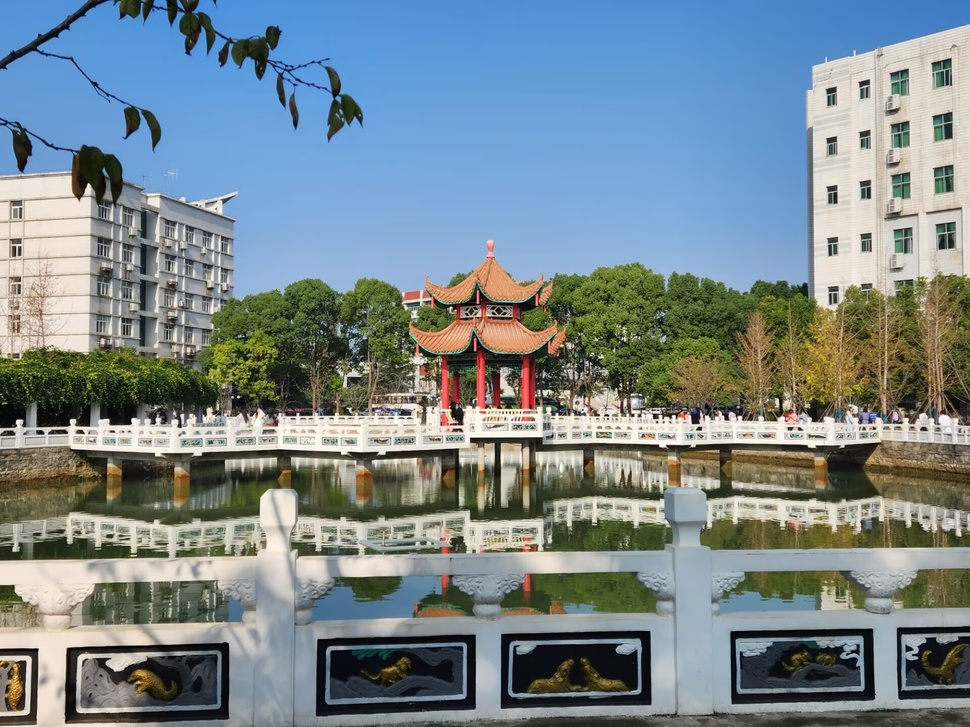
#> input picture Class/my.jpg, 970 x 727 px, shrunk from 1920 x 1440 before the run
$ python '1.2位平面切片.py'
#> lines starting #> are read from the running program, lines starting #| are printed output that depends on the picture; after the words box and inside, x2 and y2 are one past the last pixel; in counts of white or black regions, pixels touching at a corner belong together
from PIL import Image
import numpy as np
import matplotlib.pyplot as plt

# 读取图像并转换为灰度图
image_path = 'my.jpg'  # 替换为你的图片路径
img = Image.open(image_path).convert('L')  # 转换为灰度模式
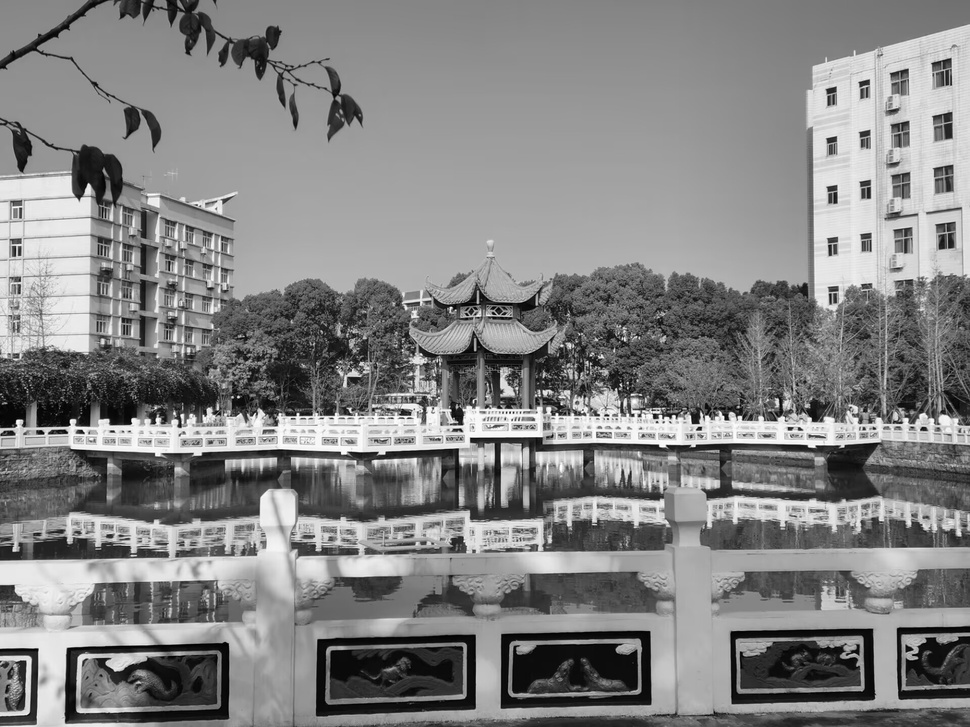
#> img: PIL image 970x727 L; min 0, max 255, mean 131.1

# 将图像转换为 NumPy 数组
img_array = np.array(img)

# 获取图像的尺寸
height, width = img_array.shape
#> height = 727; width = 970

# 设置位平面的数量（通常为8，因为灰度图像为8位）
num_planes = 8

# 创建一个空的列表来保存每个位平面图像
bit_planes = []

# 生成每个位平面
for i in range(num_planes):
    # 获取当前位的掩码 (1 << i) 提取对应的位
    bit_plane = (img_array & (1 << (num_planes - 1 - i))) >> (num_planes - 1 - i)

    # 将其转换为0或255，便于显示
    bit_plane_img = bit_plane * 255  # 将 0 或 1 转换为 0 或 255

    # 将切片图像添加到列表中
    bit_planes.append(bit_plane_img)
#> this loop made 8 passes
#> pass 1, `bit_plane = (img_array & (1 << (num_planes - 1 - i))) >> (num_planes -..`:
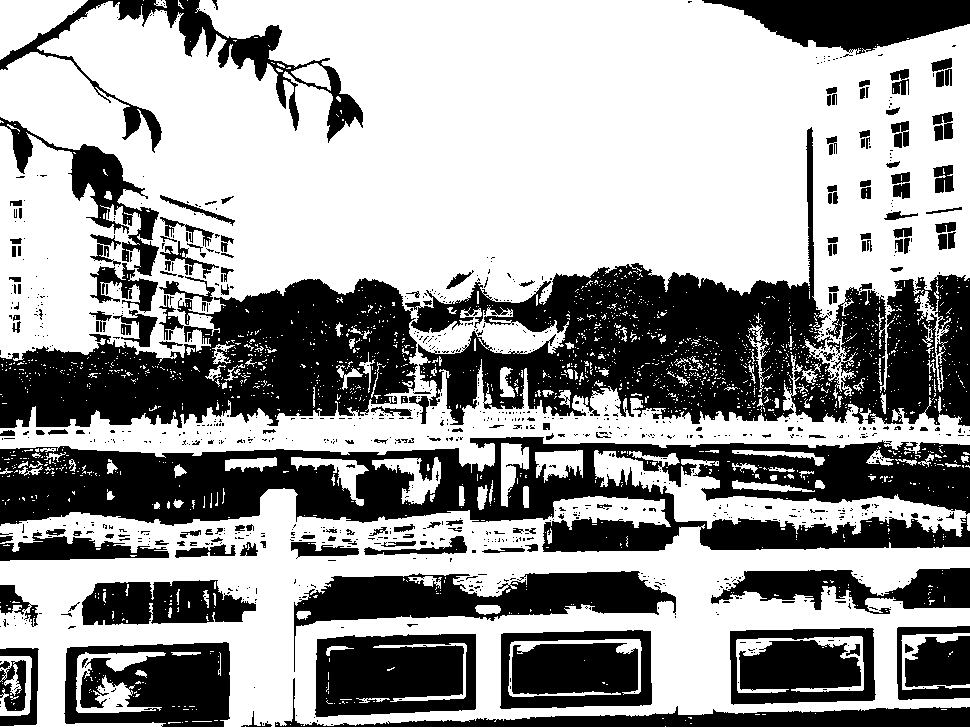
#> bit_plane: shape (727, 970); values 0 (black) and 1 (white), 60.6% white; 1025 black regions (842 under 20 px), largest, box (x1, y1, x2, y2) and area: (0, 437, 970, 552) 58609, (405, 127, 970, 426) 58220, (0, 276, 418, 428) 38030
#> pass 2, `bit_plane = (img_array & (1 << (num_planes - 1 - i))) >> (num_planes -..`:
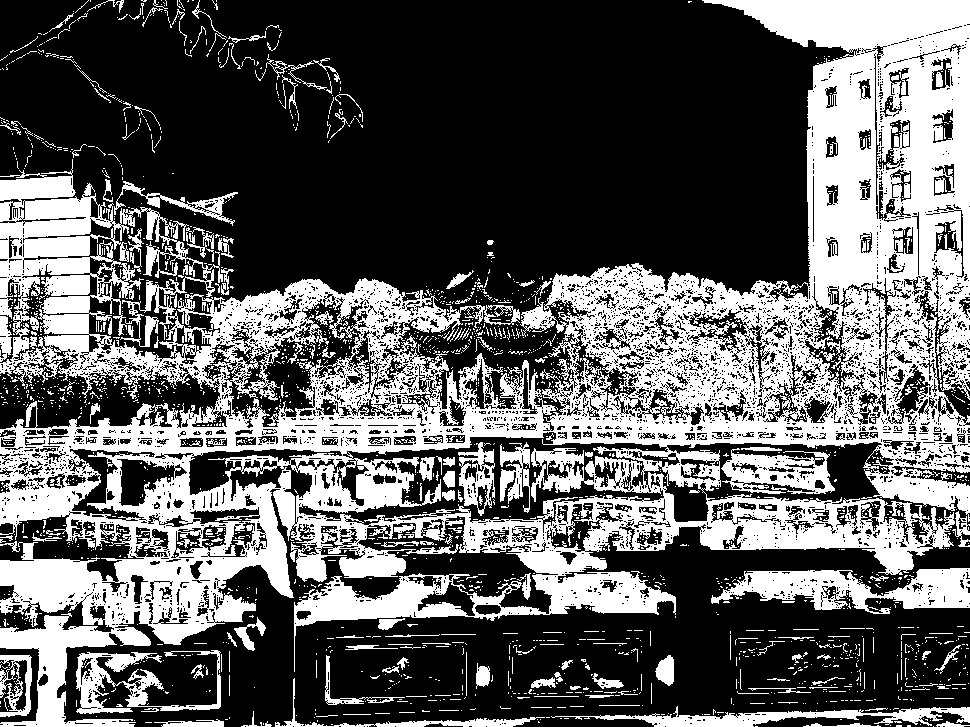
#> bit_plane: shape (727, 970); values 0 (black) and 1 (white), 37.4% white; 2199 white regions (2002 under 20 px), largest, box (x1, y1, x2, y2) and area: (0, 0, 970, 727) 223744, (711, 568, 970, 614) 6118, (551, 706, 970, 727) 3177
#> after the loop, bit_planes = 8 items

# 显示所有位平面
fig, axes = plt.subplots(2, 4, figsize=(12, 6))  # 2行4列展示8个平面
axes = axes.flatten()

for i in range(num_planes):
    axes[i].imshow(bit_planes[i], cmap='gray')
    axes[i].axis('off')
    axes[i].set_title(f'Bit Plane {i + 1}')

plt.tight_layout()
plt.show()
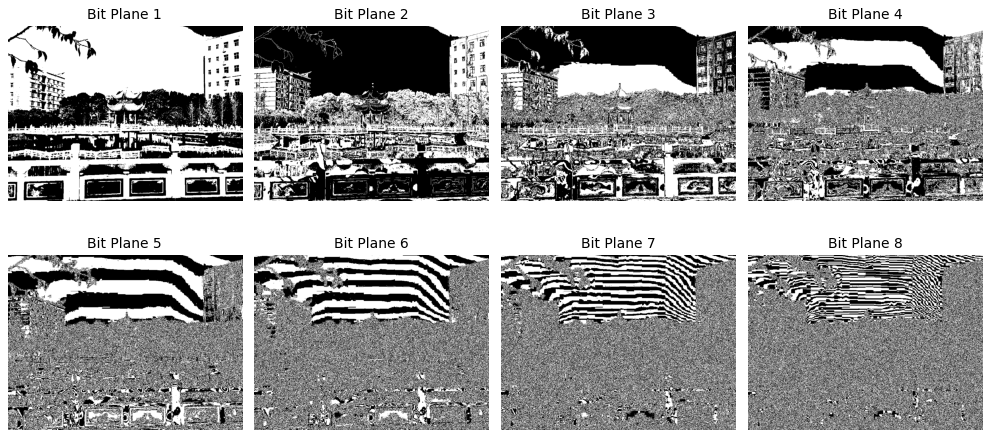
#> figure drawn by matplotlib, 8 panels

$ run again, with Class/face.jpg copied over Class/my.jpg
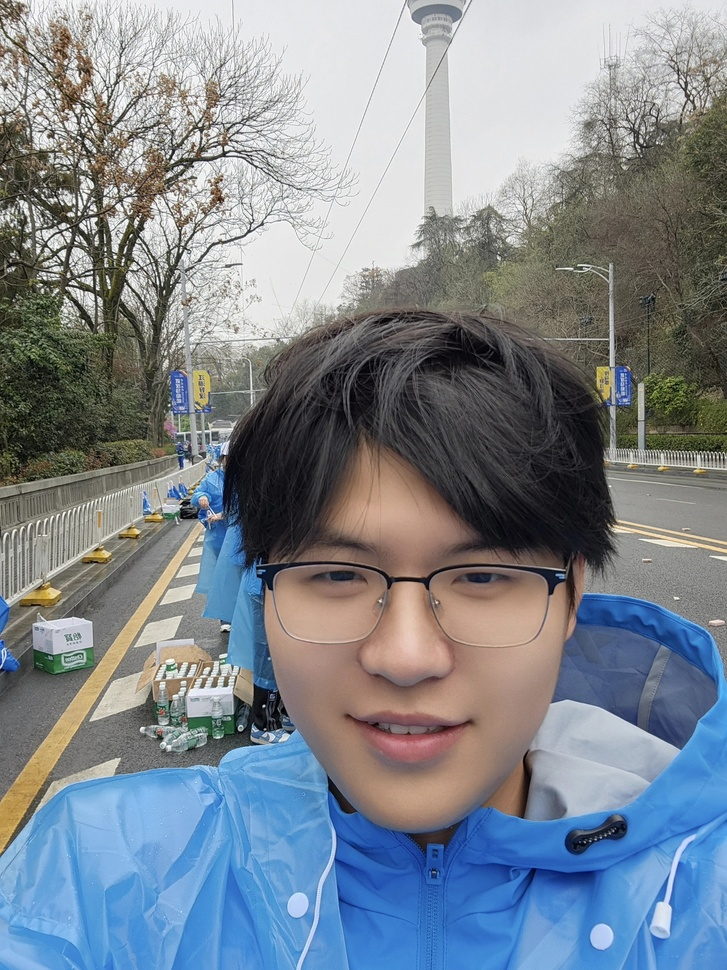
#> input picture Class/face.jpg, 727 x 970 px, shrunk from 2208 x 2944 before the run
#> the loop `for i in range(num_planes):` made 8 passes
#> pass 1, `bit_plane = (img_array & (1 << (num_planes - 1 - i))) >> (num_planes -..`:
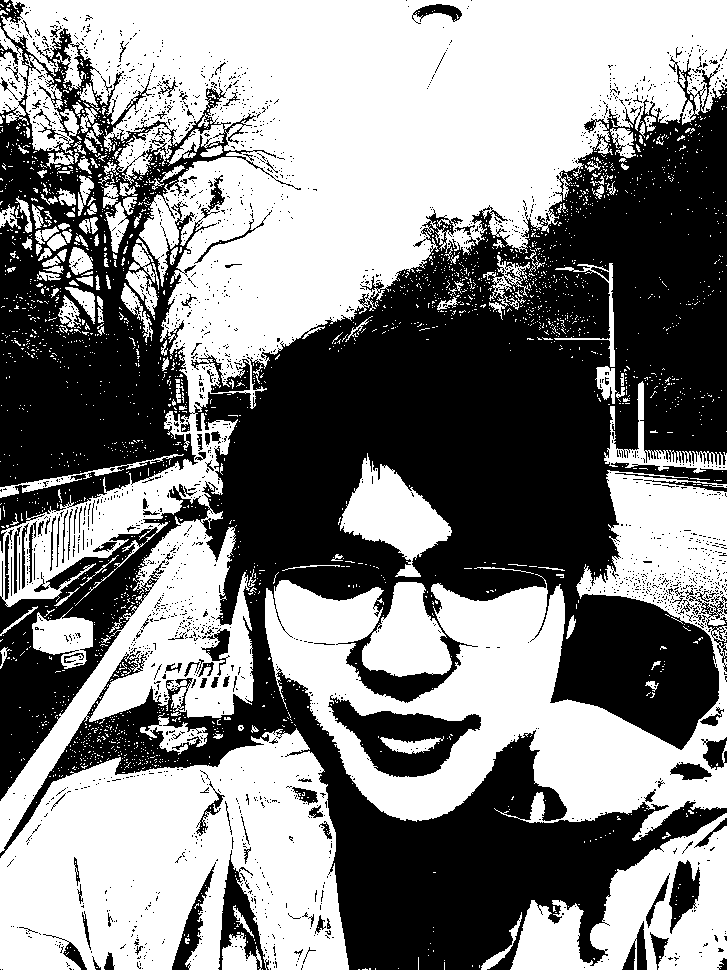
#> bit_plane: shape (970, 727); values 0 (black) and 1 (white), 52.5% white; 2240 black regions (2114 under 20 px), largest, box (x1, y1, x2, y2) and area: (0, 0, 727, 970) 307848, (328, 695, 481, 777) 5565, (218, 850, 269, 970) 2093
#> pass 2, `bit_plane = (img_array & (1 << (num_planes - 1 - i))) >> (num_planes -..`:
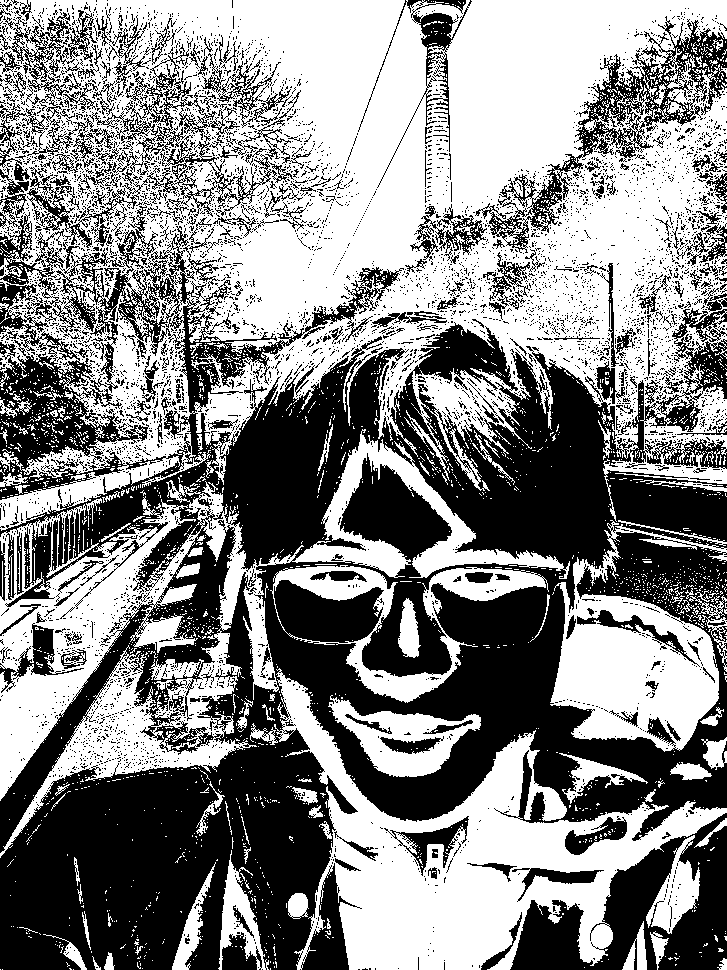
#> bit_plane: shape (970, 727); values 0 (black) and 1 (white), 53.5% white; 5709 black regions (5431 under 20 px), largest, box (x1, y1, x2, y2) and area: (0, 167, 727, 970) 242176, (510, 813, 727, 970) 15326, (475, 16, 727, 253) 9048
#> after the loop `for i in range(num_planes):`: bit_planes = 8 items
